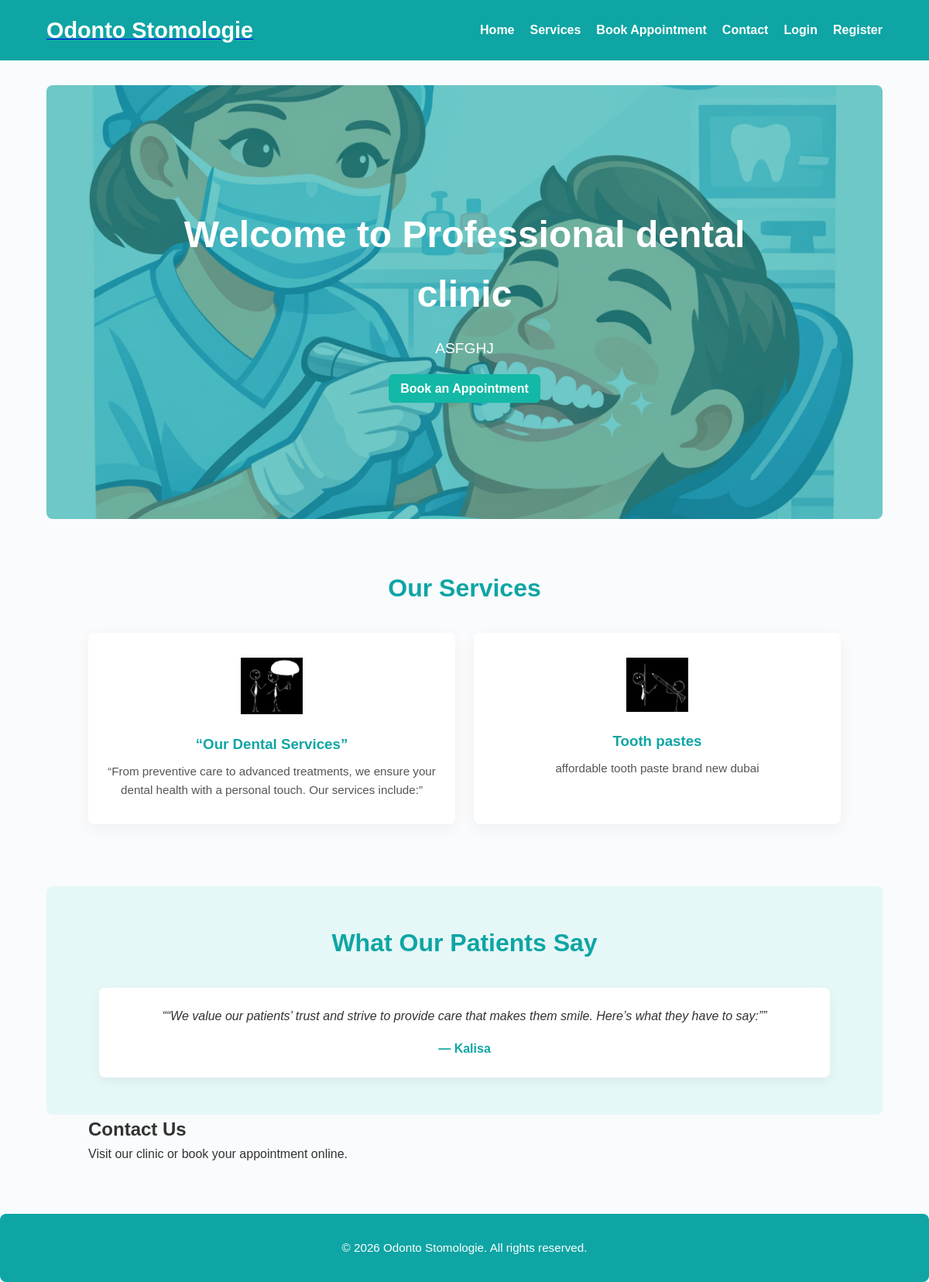
The page / on the database its author committed.
### models.py (models this page shows)
class HomeContent(db.Model):
    id = db.Column(db.Integer, primary_key=True)
    section_type = db.Column(db.String(50))  # e.g., "hero", "service", "testimonial", "logo"
    title = db.Column(db.String(200))
    description = db.Column(db.Text)
    image = db.Column(db.String(200))  # store filename of uploaded image
    order = db.Column(db.Integer, default=0)  # for sorting cards
    created_at = db.Column(db.DateTime, default=datetime.utcnow)

### routes/auth.py (the view)
@auth_bp.route('/')
def home():
    contents = HomeContent.query.order_by(HomeContent.order).all()
    return render_template('home.html', home_contents=contents)

### templates/home.html
{% extends "base.html" %}
{% block content %}
{% set hero = home_contents | selectattr('section_type', 'equalto', 'hero') | first %}
{% if hero %}
<section class="hero"
         style="background-image: url('{{ url_for('static', filename='uploads/' + hero.image) if hero.image else '' }}');">
    <div class="hero-overlay"></div>
    <div class="hero-content">
        <h1>{{ hero.title }}</h1>
        <p>{{ hero.description }}</p>
        <a href="{{ url_for('patient.book') }}" class="btn-primary">
            Book an Appointment
        </a>
    </div>
</section>
{% endif %}
<section class="services" id="services">
    <div class="container">
        <h2>Our Services</h2>
        <div class="service-list">
            {% for content in home_contents | sort(attribute='order') %}
                {% if content.section_type == 'service' %}
                <div class="service-card">
                    {% if content.image %}
                        <img src="{{ url_for('static', filename='uploads/' + content.image) }}"
                             alt="{{ content.title }}">
                    {% endif %}
                    <h3>{{ content.title }}</h3>
                    <p>{{ content.description }}</p>
                </div>
                {% endif %}
            {% endfor %}
        </div>
    </div>
</section>
<section class="testimonials">
    <div class="container">
        <h2>What Our Patients Say</h2>
        <div class="testimonial-list">
            {% for content in home_contents | sort(attribute='order') %}
                {% if content.section_type == 'testimonial' %}
                <div class="testimonial-card">
                    <p>“{{ content.description }}”</p>
                    <h4>— {{ content.title }}</h4>
                </div>
                {% endif %}
            {% endfor %}
        </div>
    </div>
</section>
<section class="contact" id="contact">
    <div class="container">
        <h2>Contact Us</h2>
        <p>
            Visit our clinic or book your appointment online.
        </p>
    </div>
</section>
{% endblock %}

### static/css/style.css (style rules this page uses)
* { margin:0;padding:0;box-sizing:border-box }
body { font-family:'Poppins',Arial,Helvetica,sans-serif;background:#f9fbfd;color:#333;line-height:1.6 }
.container { width:90%;max-width:1200px;margin:auto }
.hero { position:relative;background:#0ea5a4 center/cover no-repeat;color:#fff;height:70vh; display:flex;align-items:center;justify-content:center;text-align:center; border-radius:8px;overflow:hidden;margin-top:2rem }
.hero-overlay { position:absolute;inset:0;background:rgba(14,165,164,.6) }
.hero-content { position:relative;z-index:2;max-width:800px;padding:0 1rem }
.hero h1 { font-size:3rem;margin-bottom:1rem }
.hero p { font-size:1.2rem;margin-bottom:1.5rem }
.btn,.btn-primary { padding:10px 15px;border-radius:6px;font-weight:600;font-size:1rem; cursor:pointer;border:none;transition:background .2s,transform .2s }
.btn-primary { background:#14b8a6;color:#fff;text-decoration:none }
.services { margin-top:4rem;text-align:center }
.services h2 { font-size:2rem;color:#0ea5a4 }
.service-list { display:grid;grid-template-columns:repeat(auto-fit,minmax(220px,1fr)); gap:1.5rem;margin-top:2rem }
.service-card { background:#fff;padding:2rem 1rem;border-radius:8px; box-shadow:0 5px 20px rgba(0,0,0,.05);transition:transform .2s,box-shadow .2s }
.service-card img { width:80px;margin-bottom:1rem }
.service-card h3 { margin-bottom:.5rem;color:#0ea5a4 }
.service-card p { font-size:.95rem;color:#555 }
.testimonials { margin-top:5rem;padding:3rem 1rem;background:#e6f7f7;border-radius:8px;text-align:center }
.testimonials h2 { font-size:2rem;color:#0ea5a4 }
.testimonial-list { display:grid;grid-template-columns:repeat(auto-fit,minmax(250px,1fr)); gap:2rem;margin-top:2rem }
.testimonial-card { background:#fff;padding:1.5rem;border-radius:8px; box-shadow:0 5px 15px rgba(0,0,0,.05);font-style:italic }
.testimonial-card h4 { margin-top:1rem;font-weight:700;color:#0ea5a4;font-style:normal }

### rows shown on the page
HomeContent: image (picture), title "Welcome to Professional dental clinic", description "ASFGHJ"
HomeContent: image (picture), title "“Our Dental Services”", description "“From preventive care to advanced treatments, we ensure your dental health with a personal touch. Our services include:”"
HomeContent: image (picture), title "Tooth pastes", description "affordable tooth paste brand new dubai"
HomeContent: description "“We value our patients’ trust and strive to provide care that makes them smile. Here’s what they have to say:”", title "Kalisa"

### other values the page prints
{{ logo.title if logo and logo.title else 'Odonto Stomologie' }} "Odonto Stomologie"
